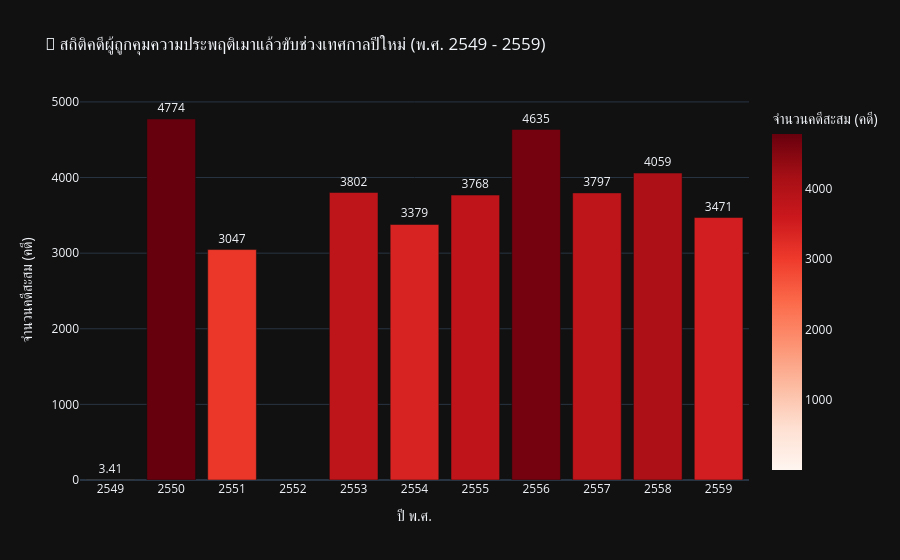

The code cell stored with this chart in its notebook:
### Markdown cell above
### 📊 แผนภาพ 3: แนวโน้มจำนวนคดีคุมประพฤติเมาแล้วขับ ช่วงเทศกาลปีใหม่ (พ.ศ. 2549 - 2559)
แสดงแนวโน้มสถิติคดีเมาขับที่ถูกคุมประพฤติทั่วประเทศในรอบทศวรรษ

### Code cell
# พล็อตกราฟแท่งเพื่อดูจำนวนคดีรายปี พร้อมระบุกราฟแนวโน้ม
# กรองแถวที่ปี 2552 ซึ่งเป็น 0 ออก เพื่อไม่ให้กราฟวูบโดยไม่จำเป็น หรือตั้งกำกับในคำอธิบาย
df_plot_prob = df_clean_prob[df_clean_prob['Cases'] > 0]

fig_prob = px.bar(
    df_plot_prob,
    x='Year_TH',
    y='Cases',
    labels={'Year_TH': 'ปี พ.ศ.', 'Cases': 'จำนวนคดีสะสม (คดี)'},
    title='🚨 สถิติคดีผู้ถูกคุมความประพฤติเมาแล้วขับช่วงเทศกาลปีใหม่ (พ.ศ. 2549 - 2559)',
    text='Cases',
    template='plotly_dark',
    color='Cases',
    color_continuous_scale='Reds'
)

fig_prob.update_traces(textposition='outside')
fig_prob.update_layout(xaxis=dict(tickmode='linear', dtick=1))
fig_prob.show()

### Figure 1 — Plotly figure (JSON) as saved in the notebook; plotly's stock layout.template omitted (floating-point values rounded to 4 significant figures)
{"data": [{"alignmentgroup": "True", "hovertemplate": "ปี พ.ศ.=%{x}<br>จำนวนคดีสะสม (คดี)=%{marker.color}<extra></extra>", "legendgroup": "", "marker": {"color": [3.41, 4774.0, 3047.0, 3802.0, 3379.0, 3768.0, 4635.0, 3797.0, 4059.0, 3471.0], "coloraxis": "coloraxis", "pattern": {"shape": ""}}, "name": "", "offsetgroup": "", "orientation": "v", "showlegend": false, "text": [3.41, 4774.0, 3047.0, 3802.0, 3379.0, 3768.0, 4635.0, 3797.0, 4059.0, 3471.0], "textposition": "outside", "type": "bar", "x": [2549, 2550, 2551, 2553, 2554, 2555, 2556, 2557, 2558, 2559], "xaxis": "x", "y": [3.41, 4774.0, 3047.0, 3802.0, 3379.0, 3768.0, 4635.0, 3797.0, 4059.0, 3471.0], "yaxis": "y"}], "layout": {"barmode": "relative", "coloraxis": {"colorbar": {"title": {"text": "จำนวนคดีสะสม (คดี)"}}, "colorscale": [[0.0, "rgb(255,245,240)"], [0.125, "rgb(254,224,210)"], [0.25, "rgb(252,187,161)"], [0.375, "rgb(252,146,114)"], [0.5, "rgb(251,106,74)"], [0.625, "rgb(239,59,44)"], [0.75, "rgb(203,24,29)"], [0.875, "rgb(165,15,21)"], [1.0, "rgb(103,0,13)"]]}, "legend": {"tracegroupgap": 0}, "title": {"text": "🚨 สถิติคดีผู้ถูกคุมความประพฤติเมาแล้วขับช่วงเทศกาลปีใหม่ (พ.ศ. 2549 - 2559)"}, "xaxis": {"anchor": "y", "domain": [0.0, 1.0], "dtick": 1, "tickmode": "linear", "title": {"text": "ปี พ.ศ."}}, "yaxis": {"anchor": "x", "domain": [0.0, 1.0], "title": {"text": "จำนวนคดีสะสม (คดี)"}}}}
